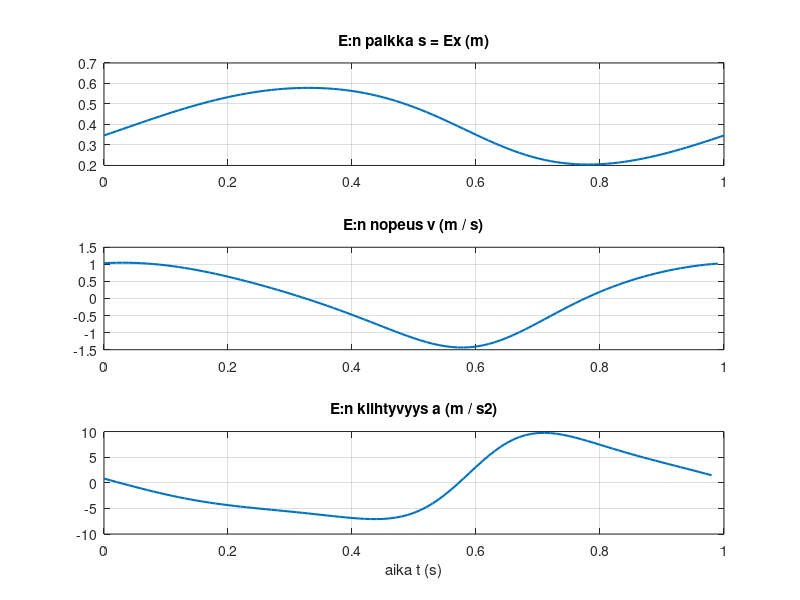

The MATLAB script that drew this image:
clear
close all
format long
%GIVEN

w = 2 .* pi
T = 2 .* pi ./ w
dt = T ./ 100
t = 0:dt:T

E_D = 400
O_A = sqrt(100 .^ 2 + 200 .^ 2)
O_D = 600
A_D = sqrt(100 .^ 2 + 400 .^ 2)
A_B = sqrt(300 .^ 2 + 50 .^ 2)
C_x = 200
C_y = 100
B_C = 50

% Solve
alfa = w .* t
% Coordinates of B
B_x = (C_x + sin(alfa) .* B_C)
B_y = (C_y + cos(alfa) .* B_C)

% OB and B
O_B = sqrt(B_x .^ 2 + B_y .^ 2)
B = acos(B_x ./ O_B)

% AOB and AOD
A_O_B = acos(((A_B .* A_B) - (O_A .* O_A) - (O_B .* O_B)) ./ (- 2 .* O_A .* O_B))
A_O_D = (acos(((A_D .* A_D) - (O_A .* O_A) - (O_D .* O_D)) ./ (- 2 .* O_A .* O_D))) % h

% polar angle
polar_angle = (A_O_B - A_O_D + B)

u = sin(polar_angle)
u_c =  cos(polar_angle)

% Final result
D_x = O_D .* u_c
E_x = (D_x + sqrt(E_D .^ 2 - ((O_D .* u - 400) .^ 2))) / 1000

% graph
figure(1)
n = length(w .* t);
vk = (E_x(2:n) - E_x(1:n-1)) ./ dt %n-1 numbers
ak=(vk(2:n-1)-vk(1:n-2))/dt; %n-2 numbers

subplot(3, 1, 1)
plot(t, E_x, 'linewidth', 1.5)
title('E:n paikka s = Ex (m)')
grid
subplot(3, 1, 2)
plot(t(1:n-1),vk, 'linewidth', 1.5)
grid
title('E:n nopeus v (m / s)')
subplot(3,1,3)
plot(t(1:n-2),ak,'linewidth',1.5)
grid
title('E:n kiihtyvyys a (m / s2)')
xlabel('aika t (s)')
hold off

